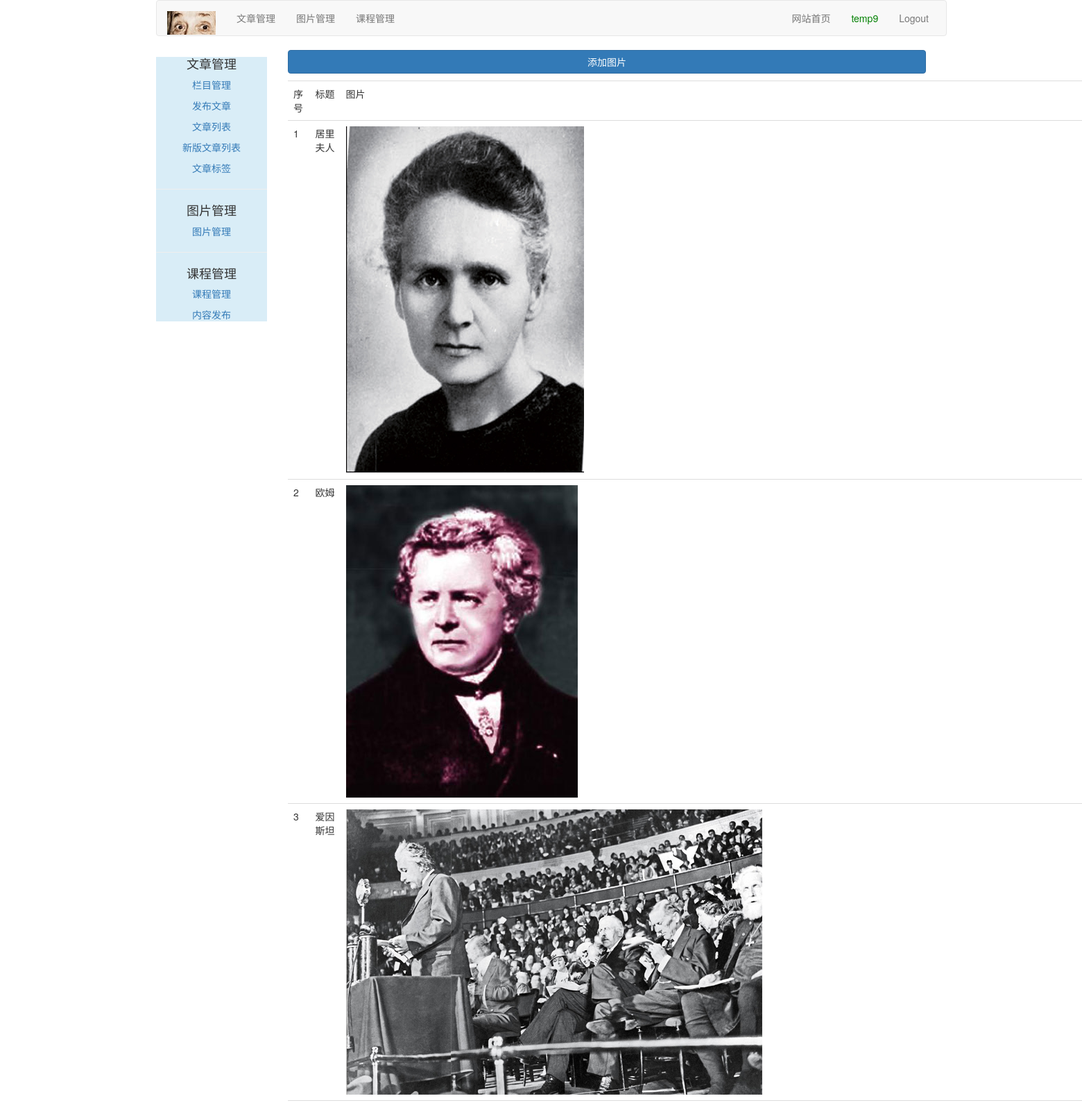
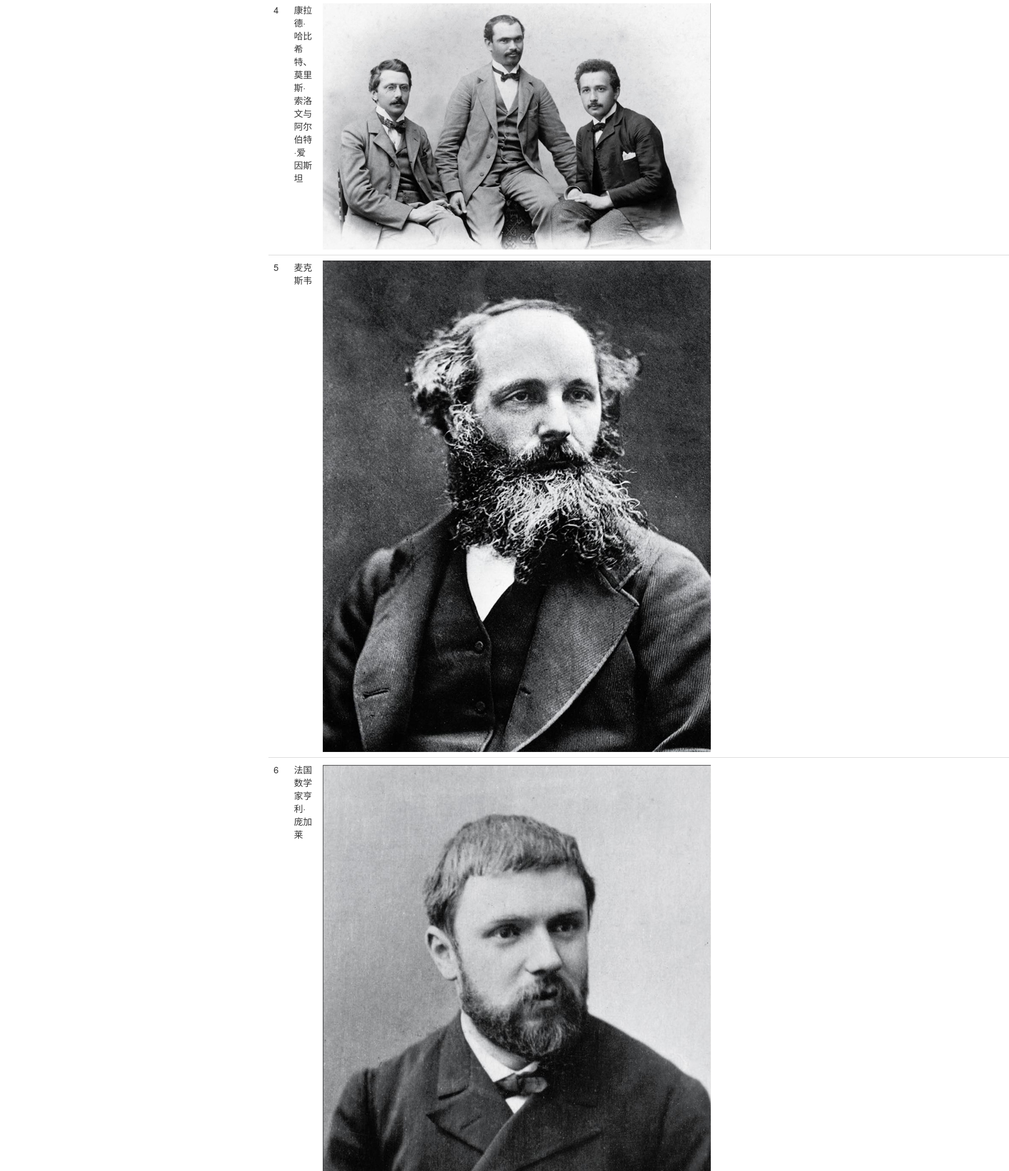
The app's page /image/list-images/ (signed in, upper part) with its own data (2 pictures, top to bottom).
### image/models.py (models this page shows, shortened)
class Image(models.Model):
	user = models.ForeignKey(User, related_name="images", on_delete=models.CASCADE)
	title = models.CharField(max_length=300)
	url = models.URLField()
	slug = models.SlugField(max_length=500, blank=True)
	description = models.TextField(blank=True)
	created = models.DateField(auto_now_add=True, db_index=True)
	image = models.ImageField(upload_to='images/%Y/%m/%d')

### image/views.py (the view)
# urls.py: path('list-images/', views.list_images, name='list_images'),
@login_required(login_url='/account/login/')
def list_images(request):
	images = Image.objects.filter(user=request.user)
	return render(request, 'image/list_images.html', {"images":images})

### templates/image/list_images.html (shortened to what this page needs)
{% extends "article/base.html" %}
{% load staticfiles %}
{% load thumbnail %}
{% block content %}
<div>
	<button type="button" class="btn btn-primary btn-block" onclick="addImage()">添加图片</button>
	<div style="margin-top: 10px">
		<table class="table table-hover">
			<tr>
				<td>序号</td><td>标题</td><td>图片</td><td>操作</td>
			</tr>
			{% for image in images %}
			<tr>
				<td>{{ forloop.counter }}</td>
				<td>{{ image.title }}</td>
				{% thumbnail image.image "100x120" as im %}
				<td><img src="{{ im.url }}"></td>
				{% endthumbnail %}
			</tr>
			{% empty %}
			<p>目前还没图片，可上传！</p>
			{% endfor %}
		</table>
	</div>
</div>
{% endblock %}

### templates/article/header.html
{% load staticfiles %}
<div class="container">
	<nav class="navbar navbar-default" role="navigation">
		<div class="navbar-header">
			<a class="navbar-brand" href="#" ><img src="{% static 'images/logo.png' %}" width="70px"></a>
		</div>
		<div>
			<ul class="nav navbar-nav" role="tablist">
				<li><a href="{% url 'article:article_column' %}">文章管理</a></li>
				<li><a href="{% url 'image:list_images' %}">图片管理</a></li>
				<li><a href="{% url 'course:manage_course' %}">课程管理</a></li>
			</ul>
			<ul class="nav navbar-nav navbar-right" style="margin-right:10px">
				<li><a href="{% url 'blog:blog_title' %}">网站首页</a></li>
				<li><a style="color: green;">{{ user.username }}</a></li>
				<li><a href="{% url 'account:user_logout' %}">Logout</a></li>
			</ul>
		</div>
	</nav>
</div>

### records on screen
Image: title "居里夫人", shows a picture
Image: title "欧姆", shows a picture
Image: title "爱因斯坦", shows a picture
Image: title "康拉德·哈比希特、莫里斯·索洛文与阿尔伯特·爱因斯坦", shows a picture
Image: title "麦克斯韦", shows a picture
Image: title "法国数学家亨利·庞加莱", shows a picture

### other values on screen
{{ user.username }} "temp9"
